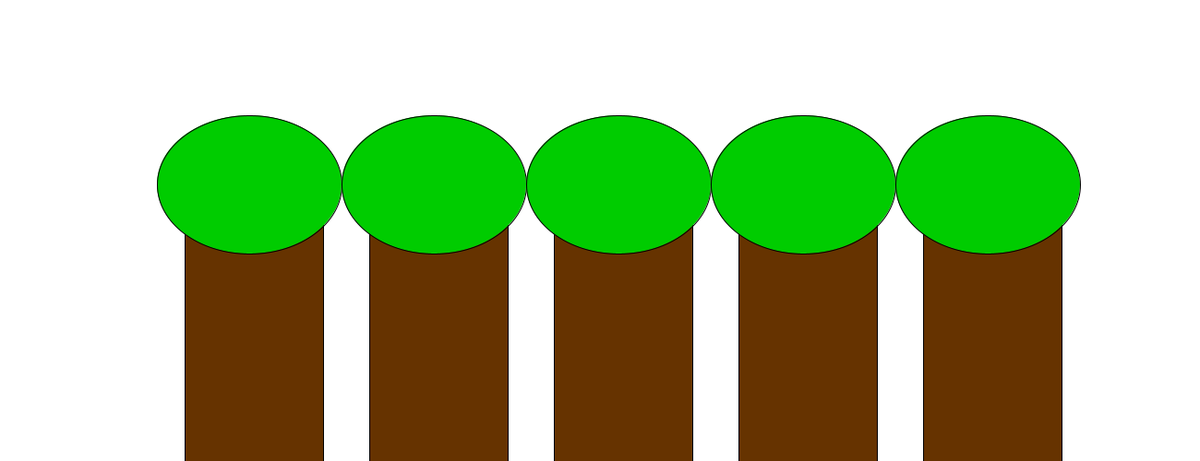
Frame 1 (no input)
Frame 60 (the mouse pressed at the canvas centre just before this capture): identical to frame 1, image omitted
Frame 120 (the mouse held since frame 60 and released just before this capture): identical to frame 1, image omitted

The Processing sketch that drew this single still picture (run headless with seeded random() and noise(); from frame 60 on, the mouse is pressed at the canvas centre):

// Processing sketch: H09_10
// ── H09_10.pde


void setup(){
  size(1300,500);
}

void draw(){
  background(255,255,255);
  stroke(0,0,0);
  mijnBoom(200,200,150,100);
}

void mijnBoom(int x,int y,int w,int h){
  fill(102,51,0);
  rect(x,y,w,h*h);
  rect(x*2,y,w,h*h);
  rect(x*3,y,w,h*h);
  rect(x*4,y,w,h*h);
    rect(x*5,y,w,h*h);
  fill(0,204,0);
  ellipse(x+70,y,w+50,h+50);
  ellipse(x*2+70,y,w+50,h+50);
  ellipse(x*3+70,y,w+50,h+50);
  ellipse(x*4+70,y,w+50,h+50);
  ellipse(x*5+70,y,w+50,h+50);
}
